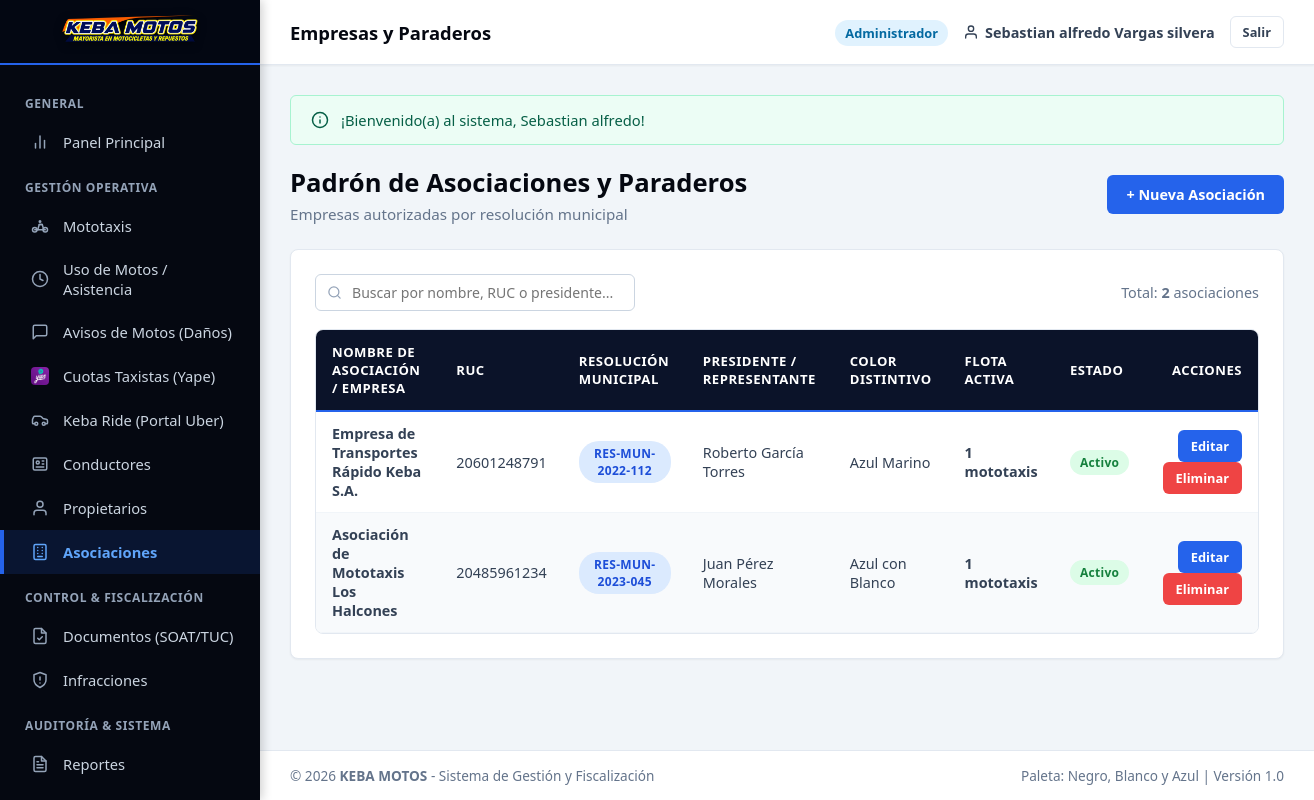
Screenshot of /vista/asociaciones/listar_asociaciones.php (signed in) with the database file from the repository.
### tables this page shows
CREATE TABLE `asociaciones` (
  `id_asociacion` INT AUTO_INCREMENT PRIMARY KEY,
  `nombre` VARCHAR(150) NOT NULL,
  `ruc` VARCHAR(11) UNIQUE NULL,
  `resolucion_municipal` VARCHAR(100) NULL,
  `direccion` VARCHAR(200) NULL,
  `telefono` VARCHAR(20) NULL,
  `presidente` VARCHAR(150) NULL,
  `color_distintivo` VARCHAR(50) NULL,
  `cantidad_paraderos` INT DEFAULT 1,
  `estado` ENUM('Activo', 'Inactivo') DEFAULT 'Activo',
  `created_at` TIMESTAMP DEFAULT CURRENT_TIMESTAMP,
  `updated_at` TIMESTAMP DEFAULT CURRENT_TIMESTAMP ON UPDATE CURRENT_TIMESTAMP
);

### vista/asociaciones/listar_asociaciones.php (the view, shortened to what the rows shown need)
<?php
require_once dirname(__DIR__) . '/plantillas/header.php';
require_once dirname(__DIR__) . '/plantillas/navbar.php';
require_once dirname(dirname(__DIR__)) . '/modelos/Asociacion.php';
$asocMod = new Asociacion();
$asociaciones = $asocMod->listarTodos();
?>
<div class="page-header">
    <div>
        <h1 class="page-title">Padrón de Asociaciones y Paraderos</h1>
    </div>
</div>
<div class="card">
    <div class="table-responsive">
        <table class="table-custom" id="tablaRegistros">
            <thead>
                <tr>
                    <th>Nombre de Asociación / Empresa</th>
                    <th>RUC</th>
                    <th>Resolución Municipal</th>
                    <th>Presidente / Representante</th>
                    <th>Color Distintivo</th>
                    <th>Flota Activa</th>
                    <th>Estado</th>
                    <th style="text-align: right;">Acciones</th>
                </tr>
            </thead>
            <tbody>
                <?php if (empty($asociaciones)): ?>
                <tr><td colspan="8" style="text-align:center; padding:25px;">No hay asociaciones registradas.</td></tr>
                <?php else: ?>
                <?php foreach ($asociaciones as $a): ?>
                <tr>
                    <td><strong><?= htmlspecialchars($a['nombre']) ?></strong></td>
                    <td><?= htmlspecialchars($a['ruc'] ?? '-') ?></td>
                    <td><span class="badge badge-info"><?= htmlspecialchars($a['resolucion_municipal'] ?? '-') ?></span></td>
                    <td><?= htmlspecialchars($a['presidente'] ?? '-') ?></td>
                    <td><?= htmlspecialchars($a['color_distintivo'] ?? '-') ?></td>
                    <td><strong><?= (int)$a['total_vehiculos'] ?> mototaxis</strong></td>
                    <td><span class="badge badge-success"><?= htmlspecialchars($a['estado']) ?></span></td>
                    <td style="text-align: right;">
                        <a href="<?= vistaUrl('asociaciones/editar_asociacion.php?id=' . $a['id_asociacion']) ?>" class="btn btn-primary btn-sm">Editar</a>
                        <a href="<?= controladorUrl('asociacion_controlador.php?accion=eliminar&id=' . $a['id_asociacion']) ?>" class="btn btn-danger btn-sm btn-confirmar-eliminar">Eliminar</a>
                    </td>
                </tr>
                <?php endforeach; ?>
                <?php endif; ?>
            </tbody>
        </table>
    </div>
</div>
<?php require_once dirname(__DIR__) . '/plantillas/footer.php'; ?>

### rows the page displays
asociaciones: nombre "Empresa de Transportes Rápido Keba S.A.", ruc "20601248791", resolucion_municipal "RES-MUN-2022-112", presidente "Roberto García Torres", color_distintivo "Azul Marino", total_vehiculos "1", estado "Activo"
asociaciones: nombre "Asociación de Mototaxis Los Halcones", ruc "20485961234", resolucion_municipal "RES-MUN-2023-045", presidente "Juan Pérez Morales", color_distintivo "Azul con Blanco", total_vehiculos "1", estado "Activo"

### other values shown
$subtituloNavbar "Empresas y Paraderos"
$usuarioActivo['rol_nombre'] "Administrador"
$nombreUsuario "Sebastian alfredo Vargas silvera"
$flash['mensaje'] "¡Bienvenido(a) al sistema, Sebastian alfredo!"
count($asociaciones) "2"
